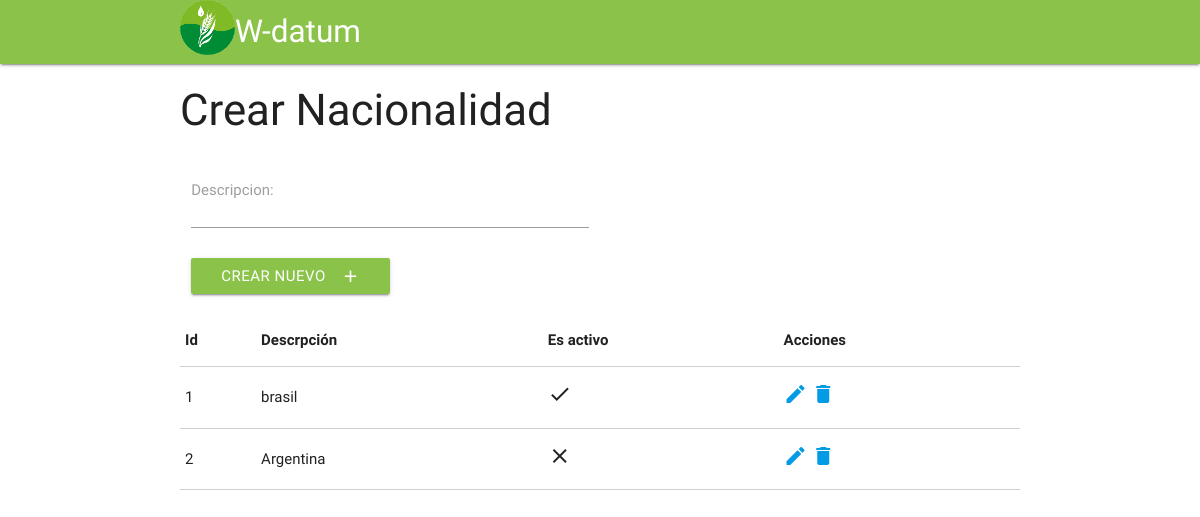
The app's page /crear_nacionalidad/ with its own data.
### principal/models.py (models this page shows, shortened)
class Nacionalidad(models.Model):
	descripcion = models.CharField(max_length=50)
	is_active = models.BooleanField(default=True)

### principal/views.py (the view)
# urls.py: url(r'^crear_nacionalidad/$', views.crear_nacionalidad, name='crear_nacionalidad'),
def crear_nacionalidad(request):
    lista = Nacionalidad.objects.all().order_by('-is_active')
    if request.method == 'POST':
        form = NacionalidadForm(request.POST)
        if form.is_valid():
            form.save()
    else:
        form = NacionalidadForm()
    context = {'lista': lista, 'form': form, }
    return render(request, 'crear_nacionalidad.html', context)

### principal/forms.py
class NacionalidadForm(forms.ModelForm):
	class Meta:
		model = principal_models.Nacionalidad
		fields = ('descripcion',)

### principal/templates/crear_nacionalidad.html (shortened to what this page needs)
{% extends "base.html" %}
{% block content %}
<div class="container">
	<div class="col s12">
		<h3>Crear Nacionalidad</h3>
			<div class="row">
				<div class="col s12">
					<form action="" method="POST">{% csrf_token %}
						<div class="input-field col s6">
							{{form.as_p}}
	    					</form>
					    	<button class="btn waves-effect light-green" type="submit" name="action">Crear Nuevo
					    		<i class="material-icons right">add</i>
					  		</button>
	  					</div>
      			</div>
    		</div>
    	{% if lista %}
    	<table class="highlight bordered responsive-table">
	        <thead>
	          	<tr>
	              	<th>Id</th>
	              	<th>Descrpción</th>
	              	<th>Es activo</th>
	              	<th>Acciones</th>
	          	</tr>
	        </thead>
	        <tbody>
     			{% for elemento in lista %}
		          	<tr>
		            	<td>{{elemento.id}}</td>
		            	<td>{{elemento.descripcion}}</td>
		            	<td>
		            		{% if elemento.is_active %}
		            		<i class="material-icons">check</i>
		            		{% else %}
		            		<i class="material-icons">clear</i>
		            		{% endif %}
		            	</td>
		            	<td>
		            		<a href="{% url 'editar_nacionalidad' elemento.id %}"><i class="material-icons">edit</i> </a>
		                	<a href="{% url 'borrar_nacionalidad' elemento.id %}"> <i class="material-icons">delete</i></a>
		            	</td>
		          	</tr>
          		{% endfor %}
        	</tbody>
      	</table>
      	{% endif %}
    </div>
{% endblock %}

### records on screen
Nacionalidad: id "1", descripcion "brasil", is_active True (drawn)
Nacionalidad: id "2", descripcion "Argentina", is_active False (drawn)
